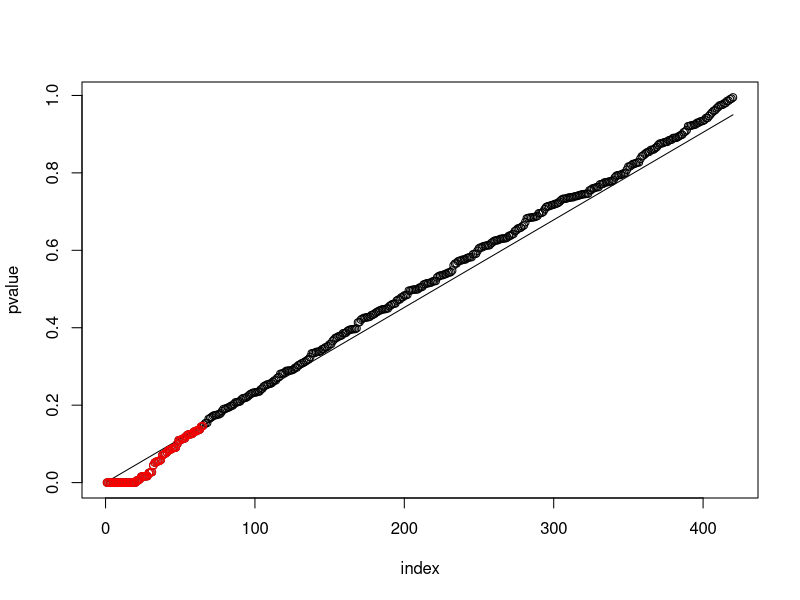

Recreate this plot in R.
#Assignment 8 - Interesting Hypotheses 

myfunc <- function(v,Q,dependent=F)
{
  pvals<-sort(v)
  m<-length(pvals)
  if(dependent)
    for(i in 1:m)
      qline<-Q*c(1:m)/(m*(sum(1/i)))
  else
    qline<-Q*c(1:m)/m
  plot(c(c(1:m),c(1:m)),c(qline,pvals),type="n",xlab="index",ylab="pvalue")
  lines(c(1:m),qline)
  points(c(1:m),pvals)
  temp_ind<-max(which(pvals<=qline))
  pstar<-pvals[temp_ind]
  indices<-(pvals<=pstar) #interesting indices
  res<-v[indices] #interesting values 
  points(pvals[indices],col="red")
}

p<-c(1e-6*runif(20),runif(400))
myfunc(p,0.95)